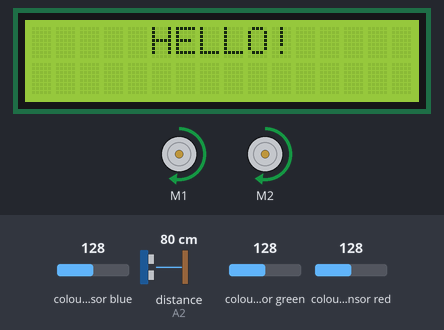
The sketch below on a simulated Arduino Mega 2560, built with avr-gcc and run on an emulated ATmega2560. On the bench: 2 × DC motor (green arrow = forward, orange = backward, longer = faster), 16×2 character LCD. Wiring (inferred from the names in the program): ultrasonic range finder: trigger A1; echo A2. The test bench sets the inputs (shaded band); at power-on: colour sensor blue 128, colour sensor green 128, colour sensor red 128, distance to the obstacle (sensor on A2) 80 cm. The echo pulse lasts 58.3 µs per cm; random numbers use the default seed unless the sketch sets one.

Above: at 1.2 s.
1.3 s: colour sensor blue set to 112
3.5 s: colour sensor blue set to 106
At 7.6 s:
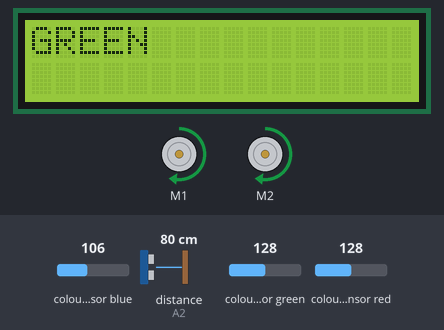
7.9 s: colour sensor green set to 123
9.5 s: colour sensor red set to 120
At 10.8 s:
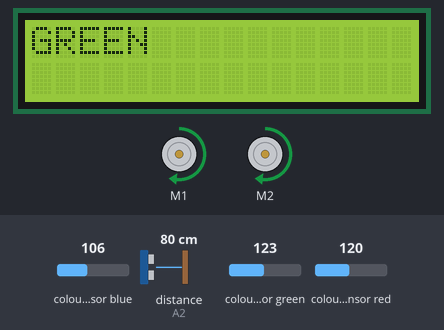
13.9 s: colour sensor green set to 5
At 15.1 s:
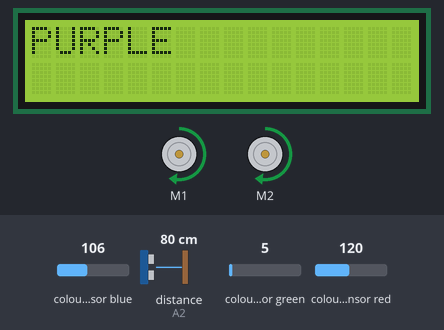
18.3 s: colour sensor red set to 250
At 20.3 s:
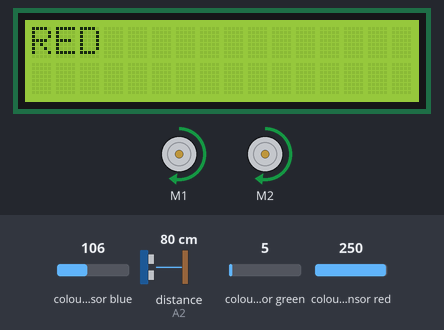
Timing chart, 0 to 23.7 s (numbered marks = the images above; inputs shaded):
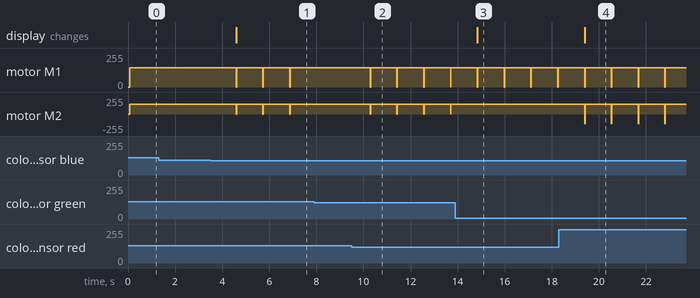

Measured:
- the behaviour switches between 110 and 109 on colour sensor blue (found by bisection; images 0 and 1)
- the behaviour switches between 123 and 122 on colour sensor red (found by bisection; images 1 and 2)
- after the input at 1.3 s, every drawn part: stays the same
- after the input at 3.5 s, motor M1, motor M2: alternates forward 144/255 for 1.1 s and stopped for 0.02 s, starting after 1.1 s; the display: changes after 1.1 s (image 1)
- after the input at 7.9 s, every drawn part: stays the same
- after the input at 9.5 s, motor M1, motor M2: alternates forward 144/255 for 1.1 s and stopped for 0.02 s, starting after 0.78 s
- after the input at 13.9 s, the display: changes after 0.94 s (image 3)
- after the input at 18.3 s, motor M2: alternates forward 144/255 for 1.1 s and backward 144/255 for 0.02 s, starting after 1.1 s; the display: changes after 1.1 s (image 4)

The sketch:

sketch_dec10a.ino
```cpp
#include <Adafruit_TCS34725.h>
Adafruit_TCS34725 tcs = Adafruit_TCS34725(TCS34725_INTEGRATIONTIME_50MS, TCS34725_GAIN_4X);
#include <QTRSensors.h>
QTRSensorsAnalog qtra((unsigned char[]) {A3, A4, A5}, 3, 4, QTR_NO_EMITTER_PIN);
unsigned int sensors[3];
int value1 = 0;
int value2 = 0;
int value3 = 0;
int count = 0;
int prevval = 0;
long ONE = 1;
long ZERO = 0;
#include <AFMotor.h>
AF_DCMotor r(1, MOTOR12_2KHZ);
AF_DCMotor l(2, MOTOR12_2KHZ);
int pingPin = A1; // Trigger Pin of Ultrasonic Sensor
int echoPin = A2; // Echo Pin of Ultrasonic Sensor
#include <LiquidCrystal.h>
LiquidCrystal lcd(32, 33, 34, 35, 36, 37);
void setup() {
  Serial.begin(9600);
  r.setSpeed(400);
  l.setSpeed(400);
  tcs.begin();
  lcd.begin(16, 2);
  lcd.setCursor(5, 0);
  lcd.print("HELLO!");

}
void loop() {
  r.run(FORWARD);
  l.run(FORWARD);
  delay(1000);
  long duration, inches, cm;
  pinMode(pingPin, OUTPUT);
  digitalWrite(pingPin, LOW);
  delayMicroseconds(2);
  digitalWrite(pingPin, HIGH);
  delayMicroseconds(10);
  digitalWrite(pingPin, LOW);
  pinMode(echoPin, INPUT);
  duration = pulseIn(echoPin, HIGH);
  inches = microsecondsToInches(duration);
  uint16_t clearr, red, green, blue;
  tcs.getRawData(&red, &green, &blue, &clearr);
  delay(60);  // takes 50ms to read
  uint32_t sum = clearr;
  float R, G, B;
  R = red; R /= sum; //R /= 256;
  G = green; G /= sum; //G /= 256;
  B = blue; B /= sum; //B /= 256;
  if(R >= .4 or G >= .35 or B >= .35){
    lcd.clear();
  if(R >= .4){
    if(B >= .35){
      lcd.print("PURPLE");
      r.run(RELEASE);
      l.run(FORWARD);
      //songName(lcd, "JINGLE", "BELLS");
      //playSong(jingle, beatsjingle, jingleTemp, 12);
    }
    else if(G >= .35){
      lcd.print("YELLOW-ORANGE");
      l.run(RELEASE);
      //songName(lcd, "SLEIGH", "RIDE");
      //playSong(sleigh, beatssleigh, sleighTemp, 15);
    }
    else{
      lcd.print("RED");
      r.run(RELEASE);
      l.run(BACKWARD);

      //songName(lcd, "CAROL", "OF THE BELLS");
      //playSong(carol, beatscarol, carolTemp, 17);
    }
  }
  else if(B >= .35){
    if(G >= .35){
      lcd.print("BLUE-GREEN");
      l.run(RELEASE);
      r.run(BACKWARD);

      //songName(lcd, "DECK THE", "HALLS");
      //playSong(deck, beatsdeck, deckTemp, 18);
    }
    else{

      lcd.print("BLUE");
      r.run(BACKWARD);
      l.run(BACKWARD);
      r.run(RELEASE);
      l.run(RELEASE);
      r.run(FORWARD);
      l.run(FORWARD);
      r.run(RELEASE);
      l.run(RELEASE);

      //songName(lcd, "MERRY", "CHRISTMAS");
      //playSong(wish, beatswish, wishTemp, 31);

    }
  }
  else {
    lcd.print("GREEN");
    r.run(FORWARD);
    l.run(FORWARD);
    r.run(RELEASE);
    l.run(RELEASE);
    r.run(BACKWARD);
    l.run(BACKWARD);
    r.run(RELEASE);
    l.run(RELEASE);
    //songName(lcd, "ON THE LAST", "DAY OF FINALS");
    //playSong(days, beatsdays, daysTemp, 22);

  }

  }
  if(inches <= 10) {
    Serial.println("TOO CLOSE!");
    if (random() == ZERO){
      if(random() == ZERO){
        l.run(RELEASE);
      }
      else {
        r.run(RELEASE);
      }

    }
    else {
      if(random() == ONE){
        r.run(RELEASE);
        l.run(RELEASE);
        r.run(BACKWARD);
        l.run(BACKWARD);
        delay(1000);
        r.run(RELEASE);
      }
      else {
        r.run(RELEASE);
        l.run(RELEASE);
        r.run(BACKWARD);
        l.run(BACKWARD);
        delay(1000);
        l.run(RELEASE);
      }
    }


  }

  delay(20);
  //infrared();
  r.run(FORWARD);
  l.run(FORWARD);
}

int max1(int a, int b, int c) {
  if(a > b && a > c){
    return a;
  }
  else if(b > a && b > c){
    return b;
  }
  else {
    return c;
  }
}
long printRand() {
   return random(4);

}
long microsecondsToInches(long microseconds) {
   return microseconds / 74 / 2;
}

void backNForth(){
  for(int i = 0; i < 1; i++){
    r.run(BACKWARD);
    l.run(BACKWARD);
    r.run(RELEASE);
    l.run(RELEASE);
    r.run(FORWARD);
    l.run(FORWARD);
    r.run(RELEASE);
    l.run(RELEASE);
  }
}
void forthNBack(){
  for(int i = 0; i < 1; i++){
    r.run(FORWARD);
    l.run(FORWARD);
    r.run(RELEASE);
    l.run(RELEASE);
    r.run(BACKWARD);
    l.run(BACKWARD);
    r.run(RELEASE);
    l.run(RELEASE);
  }
}

void uSonic(){
  if (printRand() == ZERO){
      l.run(RELEASE);
    }
    else if (printRand() == 1){
      r.run(RELEASE);
    }
    else if (printRand() == 2){
      r.run(RELEASE);
      l.run(RELEASE);
      r.run(BACKWARD);
      l.run(BACKWARD);
      r.run(RELEASE);

    }
    else {
      r.run(RELEASE);
      l.run(RELEASE);
      r.run(BACKWARD);
      l.run(BACKWARD);
      l.run(RELEASE);
    }
}
/*void infrared(){
  qtra.read(sensors);
  value1 = sensors[0];
  value2 = sensors[1];
  value3 = sensors[2];
  prevval= max1(value1, value2, value3);
  if((value1 ==0 || value2==0 || value3==0) && prevval==1){ // something is detected
    count++;
    if (random() == ZERO){
      if(random() == ZERO){
        l.run(RELEASE);
      }
      else {
        r.run(RELEASE);
      }
    }
    else {
      if(random() == ONE){
        r.run(RELEASE);
        l.run(RELEASE);
        r.run(BACKWARD);
        l.run(BACKWARD);
        delay(1000);
        r.run(RELEASE);
      }
      else {
        r.run(RELEASE);
        l.run(RELEASE);
        r.run(BACKWARD);
        l.run(BACKWARD);
        delay(1000);
        l.run(RELEASE);
      }
    }
  }
}*/
void colorRead(float R, float G, float B){
  lcd.clear();
  if(B >= .35){
    if(R >= .4){
      lcd.print("PURPLE");
      r.run(RELEASE);

      //songName(lcd, "JINGLE", "BELLS");
      //playSong(jingle, beatsjingle, jingleTemp, 12);
    }
    else if(G >= .35){
      lcd.print("BLUE-GREEN");
      l.run(RELEASE);
      //songName(lcd, "SLEIGH", "RIDE");
      //playSong(sleigh, beatssleigh, sleighTemp, 15);
    }
    else{
      lcd.print("BLUE");
      r.run(RELEASE);
      l.run(BACKWARD);

      //songName(lcd, "CAROL", "OF THE BELLS");
      //playSong(carol, beatscarol, carolTemp, 17);
    }
  }
  else if(G >= .35){
    if(R >= .4){
      lcd.print("YELLOW-ORANGE");
      l.run(RELEASE);
      r.run(BACKWARD);

      //songName(lcd, "DECK THE", "HALLS");
      //playSong(deck, beatsdeck, deckTemp, 18);
    }
    else{

      lcd.print("GREEN");
      backNForth();

      //songName(lcd, "MERRY", "CHRISTMAS");
      //playSong(wish, beatswish, wishTemp, 31);

    }
  }
  else {
    lcd.print("RED");
    forthNBack();
    //songName(lcd, "ON THE LAST", "DAY OF FINALS");
    //playSong(days, beatsdays, daysTemp, 22);

  }
}
```
